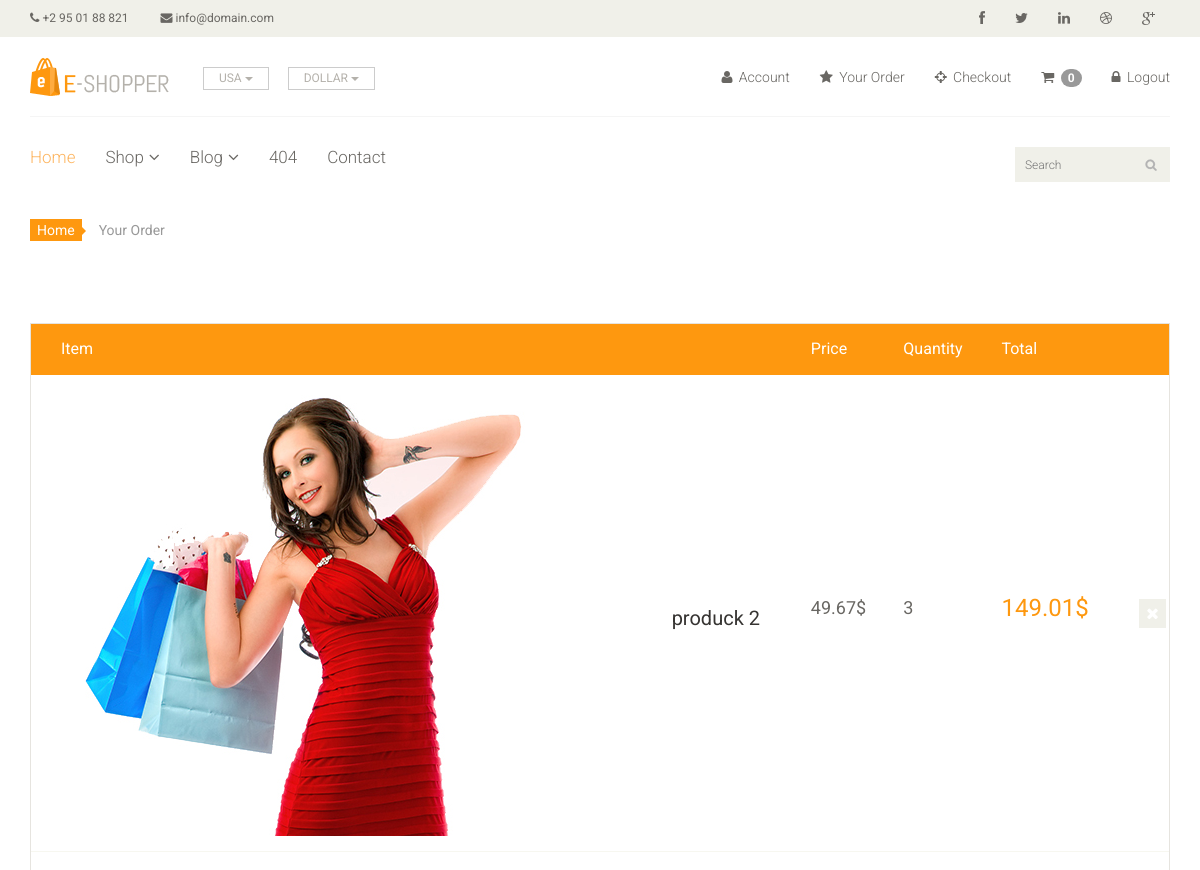
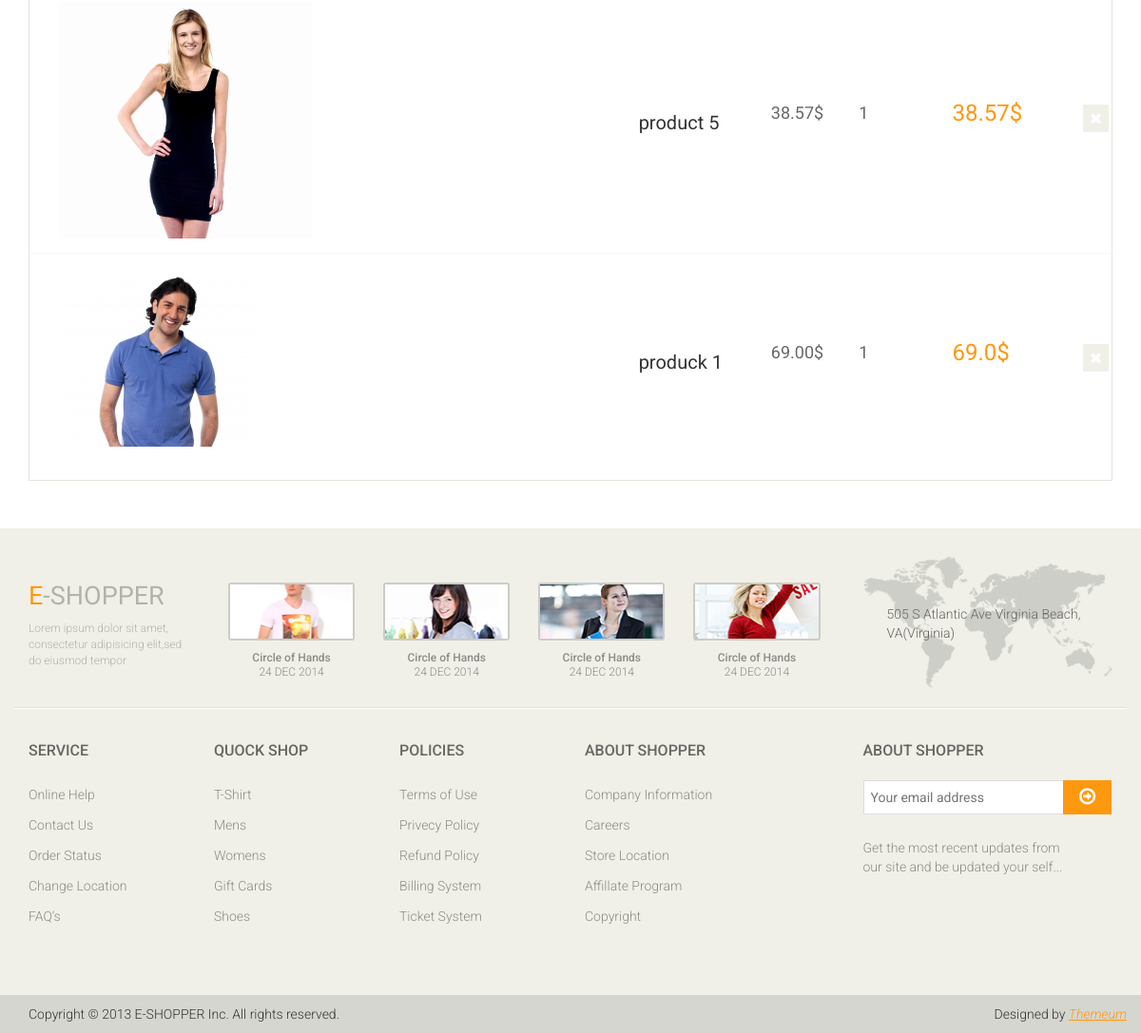
The app's page /your_order/ (signed in) with its own data (2 pictures, top to bottom).
### shopping/models.py (models this page shows, shortened)
class Order(models.Model):
    image=models.ImageField(upload_to='ecommerce/order/image')
    product=models.CharField(max_length=1000,default='')
    user=models.ForeignKey(User, on_delete=models.CASCADE)
    quantity=models.CharField(max_length=5)
    price=models.DecimalField(max_digits = 10, decimal_places = 2)
    address=models.TextField()
    phone=models.CharField(max_length=14)
    pincode=models.CharField(max_length=15)
    total=models.CharField(max_length=1000,default='')
    date=models.DateField(auto_now_add=True)

### shopping/views.py (the view)
# urls.py: path('your_order/',your_order,name='your_order'),
def your_order(request):
    uid=request.session.get('_auth_user_id')
    user=User.objects.get(pk=uid)
    order=Order.objects.filter(user=user)
    context={
        'order': order,
    }
    return render(request,'order.html',context)

### templates/order.html
{% extends 'base.html' %}
{% block content %}
<section id="cart_items">
 <div class="container">
  <div class="breadcrumbs">
   <ol class="breadcrumb">
     <li><a href="#">Home</a></li>
     <li class="active">Your Order</li>
   </ol>
  </div>
  <div class="table-responsive cart_info">
   <table class="table table-condensed">
    <thead>
     <tr class="cart_menu">
      <td class="image">Item</td>
      <td class="description"></td>
      <td class="price">Price</td>
      <td class="quantity">Quantity</td>
      <td class="total">Total</td>
      <td></td>
     </tr>
    </thead>
    <tbody>
     {% for i in order %}
     <tr>
      <td class="cart_product">
       <a href=""><img src="{{ i.image.url }}" alt=""></a>
      </td>
      <td class="cart_description">
       <h4><a href="">{{ i.product}}</a></h4>
      </td>
      <td class="cart_price">
       <p>{{ i.price }}$</p>
      </td>
      <td class="cart_price">
       <p>{{ i.quantity }}</p>
      </td>
      <td class="cart_total">
       <p class="cart_total_price">{{ i.total  }}$</p>
      </td>
      <td class="cart_delete">
       <a class="cart_quantity_delete" href=""><i class="fa fa-times"></i></a>
      </td>
     </tr>
     {% endfor %}
    </tbody>
   </table>
  </div>
 </div>
</section>
{% endblock%}

### static/css/main.css (style rules this page uses)
body { font-family: 'Roboto', sans-serif; background:; position: relative; font-weight:400px; }
a { -webkit-transition: 300ms; -moz-transition: 300ms; -o-transition: 300ms; transition: 300ms; }
h1, h2, h3, h4, h5, h6 { font-family: 'Roboto', sans-serif; }
.breadcrumbs { position: relative; }
.breadcrumbs .breadcrumb { background:transparent; margin-bottom: 75px; padding-left: 0; }
.breadcrumbs .breadcrumb li a { background:#FE980F; color: #FFFFFF; padding: 3px 7px; }
.breadcrumbs .breadcrumb li a:after { content:""; height:auto; width: auto; border-width: 8px; border-style: solid; border-color:transparent transparent transparent #FE980F; position: absolute; top: 11px; left:48px; }
.breadcrumbs .breadcrumb > li + li:before { content: " "; }
#cart_items .cart_info { border: 1px solid #E6E4DF; margin-bottom: 50px }
#cart_items .cart_info .cart_menu { background: #FE980F; color: #fff; font-size: 16px; font-family: 'Roboto', sans-serif; font-weight: normal; }
#cart_items .cart_info .table.table-condensed thead tr { height: 51px; }
#cart_items .cart_info .table.table-condensed tr { border-bottom: 1px solid#F7F7F0 }
#cart_items .cart_info .table.table-condensed tr:last-child { border-bottom: 0 }
.cart_info table tr td { border-top: 0 none; vertical-align: inherit; }
#cart_items .cart_info .image { padding-left: 30px; }
#cart_items .cart_info .cart_description h4 { margin-bottom: 0 }
#cart_items .cart_info .cart_description h4 a { color: #363432; font-family: 'Roboto',sans-serif; font-size: 20px; font-weight: normal; }
#cart_items .cart_info .cart_price p { color:#696763; font-size: 18px }
#cart_items .cart_info .cart_total_price { color: #FE980F; font-size: 24px; }
.cart_product { display: block; margin: 15px -70px 10px 25px; }
.cart_delete { display: block; margin-right: -12px; overflow: hidden; }
.cart_delete a { background:#F0F0E9; color: #FFFFFF; padding: 5px 7px; font-size: 16px }

### records on screen
Order: image (picture), product "produck 2", price "49.67", quantity "3", total "149.01"
Order: image (picture), product "product 5", price "38.57", quantity "1", total "38.57"
Order: image (picture), product "produck 1", price "69.00", quantity "1", total "69.0"

### other values on screen
{{ request.session.cart|length }} "0"
